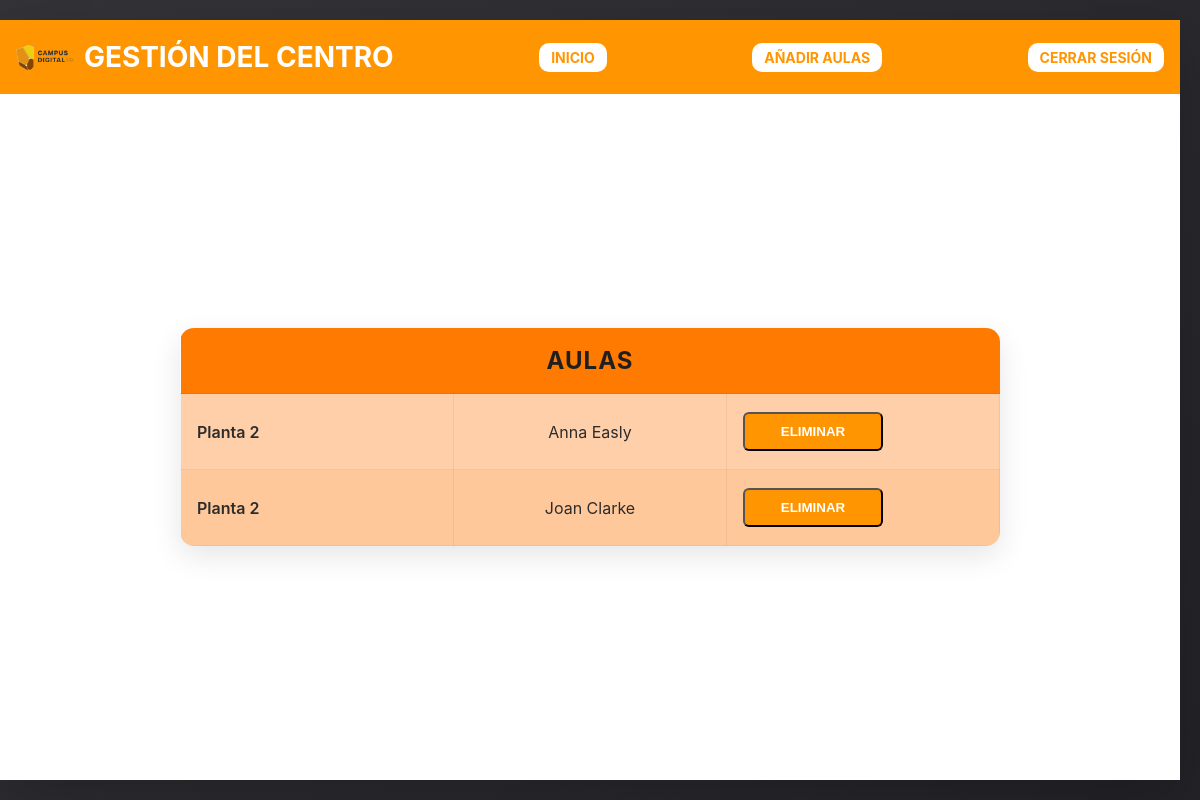
The page /webApp/App/views/admin/centros_admin.php (signed in) on the database its author committed.
### tables this page shows
CREATE TABLE `aulas` (
  `idAula` int(11) NOT NULL,
  `nombre_aula` varchar(50) DEFAULT NULL,
  `planta` varchar(50) DEFAULT NULL,
  `centro` varchar(50) DEFAULT NULL
);

### webApp/App/views/admin/centros_admin.php (the view, shortened to what this page needs)
<?php
include("../../include/inicio_sesion.php");
?>
<!DOCTYPE html>
<html lang="en">
<head>
    <link rel="stylesheet" href="../../../public/assets/css/styles.css">
</head>
<body>
<main class="contenido">
    <header class="cabecera">
        <h1>GESTIÓN DEL CENTRO</h1>
        <a class="boton-soporte" href="gestion_admin.php">INICIO</a>
        <a class="boton-soporte" href="crear_aula_admin.php">AÑADIR AULAS</a>
        <a class="boton-soporte" href="../../controllers/cerrar_sesion.php">CERRAR SESIÓN</a>
    </header>
    <section class="area-trabajo">
        <section class='tabla-contenedor'>
        <?php
        echo "<table class='tabla-portatil' aria-label='Aulas del centro'>";
        echo "<thead>";
        echo "<tr>";
        echo "<th colspan='3'>AULAS</th>";
        echo "</tr>";
        echo "</thead>";
        echo "<tbody>";
        $aulas = mysqli_query($conn,"SELECT * FROM aulas ORDER BY planta ASC, nombre_aula ASC");
        if (mysqli_num_rows($aulas) > 0) {
            while ($aula = mysqli_fetch_assoc($aulas)) {
                if (!empty($aula['nombre_aula'])) {
                    echo "<tr>";
                    echo "<td class='campo'>" . htmlspecialchars($aula['planta']) . "</td>";
                    echo "<td id='dato-serie'>" . htmlspecialchars($aula['nombre_aula']) . "</td>";
                    echo "<td class='campo' style='text-align:center;'><form action='../../controllers/control_eliminar.php' method='POST' style='text-align:center;'><button class='btn-eliminar' type='submit' name='aula' value='" . $aula['idAula'] . "'>ELIMINAR</button></form></td>";
                    echo "</tr>";
                }
            }
        }
        echo "</tbody>";
        echo "</table>";
        ?>
        </section>
    </section>
</main>
</body>
</html>

### webApp/public/assets/css/styles.css (style rules this page uses)
* { margin: 0; padding: 0; box-sizing: border-box; }
body { font-family: -apple-system, BlinkMacSystemFont, 'Segoe UI', 'Helvetica Neue', Arial, sans-serif; display: flex; height: 100vh; background: linear-gradient(135deg, rgba(40, 40, 45, 0.95) 0%, rgba(30, 30, 35, 0.98) 100%); }
a.boton-soporte, a.boton-soporte:link, a.boton-soporte:visited, a.boton-perifericos, a.boton-perifericos:link, a.boton-perifericos:visited, a.boton-cerrar, a.boton-cerrar:link, a.boton-cerrar:visited { text-decoration: none; }
a.boton-soporte { display: inline-block; }
.contenido { flex: 1; display: flex; flex-direction: column; margin: 20px 20px 20px 0; overflow: hidden; box-shadow: 0 20px 60px rgba(0, 0, 0, 0.2); min-width: 0; }
.cabecera { background-color: #FF9500; color: white; padding: 8px 16px; display: flex; justify-content: space-between; align-items: center; gap: 10px; }
.cabecera h1 { font-size: clamp(20px, 3.2vw, 28px); }
.boton-soporte { padding: 6px 12px; background-color: white; color: #FF9500; border: none; border-radius: 10px; font-size: 14px; font-weight: bold; cursor: pointer; }
.area-trabajo { flex: 1; padding: clamp(8px, 2vw, 20px); text-align: center; display: flex; flex-direction: column; align-items: center; gap: 16px; background-color: white; overflow: auto; min-height: 0; }
.tabla-contenedor { width: 100%; display: flex; align-items: center; padding: 0 8px; overflow-x: auto; -webkit-overflow-scrolling: touch; min-height: 100%; }
.tabla-portatil { width: min(100%, 820px); margin: 0 auto; border-collapse: collapse; border-radius: 14px; overflow: hidden; box-shadow: 0 10px 30px rgba(0,0,0,0.10); text-align: center; table-layout: fixed; word-wrap: break-word; overflow-wrap: anywhere; }
.tabla-portatil thead th { background: #FF7A00; color: #1f1f1f; font-size: clamp(18px, 2.6vw, 24px); letter-spacing: 1px; padding: clamp(12px, 2.5vw, 18px) clamp(10px, 2.5vw, 14px); }
.tabla-portatil tbody td { padding: clamp(12px, 2.6vw, 18px) clamp(10px, 2.6vw, 16px); font-size: clamp(14px, 2.4vw, 16px); color: #2c2c2c; border: 1px solid rgba(0,0,0,0.05); background: #ffcfaa; }
.tabla-portatil tbody tr:nth-child(even) td { background: #ffc89b; }
.tabla-portatil td.campo { text-align: left; font-weight: 600; width: 35%; }
.cabecera h1 { display: inline-flex; align-items: center; gap: 10px; }
.cabecera h1::before { content: ""; display: inline-block; width: calc(1em + 30px); height: calc(1em + 30px); background-image: url('../img/LOGOS-CAMPUS-DIGITAL-FP-VERSION-COLOR-DEFINITIVO.png'); background-size: contain; background-repeat: no-repeat; background-position: center; }
.btn-eliminar, .btn-eliminar:link, .btn-eliminar:visited { display: block; width: clamp(110px, 14vw, 140px); text-align: center; padding: 10px 12px; background: #FF9500; color: #fff; border-radius: 6px; text-decoration: none; font-weight: 700; }

### rows shown on the page
aulas: planta "Planta 2", nombre_aula "Anna Easly", $aula['idAula'] 2 (drawn)
aulas: planta "Planta 2", nombre_aula "Joan Clarke", $aula['idAula'] 1 (drawn)
